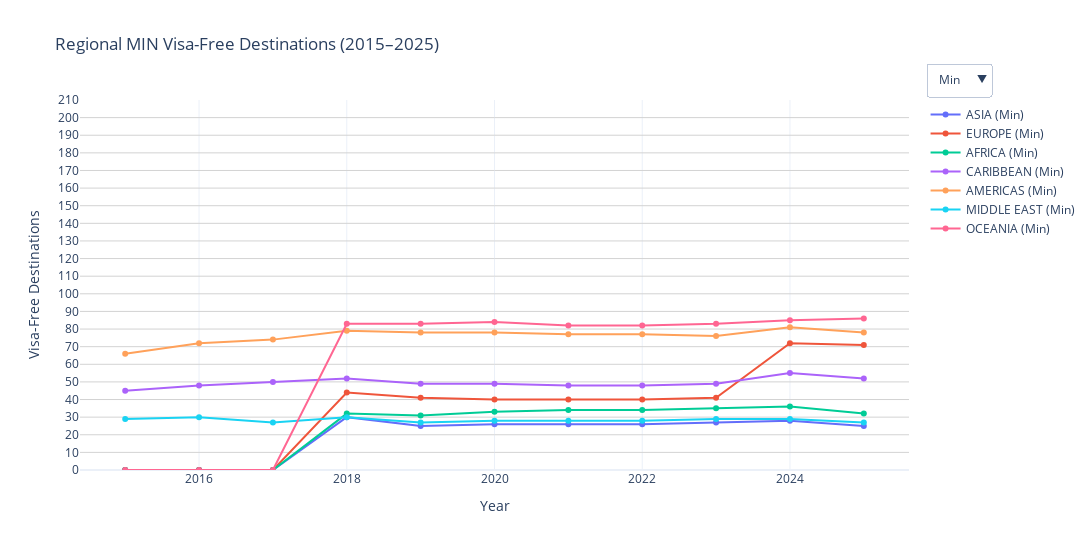

Write notebook code for a chart like this one.
### Code cell
# ========= B) Per-region min/max by year, with dropdown =========
reg = (rank_filtered
       .groupby(['year','region'], as_index=False)
       .agg(min_vf=('visa_free_count','min'),
            max_vf=('visa_free_count','max')))

# Build traces: one per region for Min, one per region for Max
fig_reg_mm = go.Figure()

# Keep a visibility mask we’ll toggle via dropdown

vis_min = []
vis_max = []

for r in regions:
    df_r = reg[reg['region'] == r]
    # Min trace for region r
    fig_reg_mm.add_trace(go.Scatter(
        x=df_r['year'], y=df_r['min_vf'],
        mode='lines+markers', name=f'{r} (Min)',
        line=dict(width=2), marker=dict(size=6),
        marker_color=region_colors[r],
        hovertemplate='Year: %{x}<br>Region: '+r+'<br>Min: %{y}<extra></extra>',
        visible=True  # start with Min view
    ))
    vis_min.append(True)
    vis_max.append(False)

for r in regions:
    df_r = reg[reg['region'] == r]
    # Max trace for region r
    fig_reg_mm.add_trace(go.Scatter(
        x=df_r['year'], y=df_r['max_vf'],
        mode='lines+markers', name=f'{r} (Max)',
        line=dict(width=2),
        marker=dict(size=6),
        marker_color=region_colors[r],
        hovertemplate='Year: %{x}<br>Region: '+r+'<br>Max: %{y}<extra></extra>',
        visible=False  # hidden initially
    ))

# Dropdown to toggle Min vs Max
buttons = [
    dict(label='Min', method='update',
         args=[{'visible': vis_min + [False]*len(regions)},
               {'title':'Regional MIN Visa-Free Destinations (2015–2025)'}]),
    dict(label='Max', method='update',
         args=[{'visible': [False]*len(regions) + [True]*len(regions)},
               {'title':'Regional MAX Visa-Free Destinations (2015–2025)'}]),
]

fig_reg_mm.update_layout(
    title='Regional MIN Visa-Free Destinations (2015–2025)',
    xaxis_title='Year',
    yaxis_title='Visa-Free Destinations',
    yaxis=dict(range=[0, 210], dtick=10, showgrid=True, gridcolor='lightgrey'),
    template='plotly_white',
    width=1200, height=550,
    updatemenus=[dict(type='dropdown', buttons=buttons, x=1.02, xanchor='left', y=1.1)]
)

fig_reg_mm.show()

### Figure 1 — Plotly figure (JSON) as saved in the notebook; plotly's stock layout.template omitted (floating-point values rounded to 4 significant figures)
{"data": [{"hovertemplate": "Year: %{x}<br>Region: ASIA<br>Min: %{y}<extra></extra>", "line": {"width": 2}, "marker": {"color": "#636EFA", "size": 6}, "mode": "lines+markers", "name": "ASIA (Min)", "type": "scatter", "visible": true, "x": [2015, 2016, 2017, 2018, 2019, 2020, 2021, 2022, 2023, 2024, 2025], "y": [0, 0, 0, 30, 25, 26, 26, 26, 27, 28, 25]}, {"hovertemplate": "Year: %{x}<br>Region: EUROPE<br>Min: %{y}<extra></extra>", "line": {"width": 2}, "marker": {"color": "#EF553B", "size": 6}, "mode": "lines+markers", "name": "EUROPE (Min)", "type": "scatter", "visible": true, "x": [2015, 2016, 2017, 2018, 2019, 2020, 2021, 2022, 2023, 2024, 2025], "y": [0, 0, 0, 44, 41, 40, 40, 40, 41, 72, 71]}, {"hovertemplate": "Year: %{x}<br>Region: AFRICA<br>Min: %{y}<extra></extra>", "line": {"width": 2}, "marker": {"color": "#00CC96", "size": 6}, "mode": "lines+markers", "name": "AFRICA (Min)", "type": "scatter", "visible": true, "x": [2015, 2016, 2017, 2018, 2019, 2020, 2021, 2022, 2023, 2024, 2025], "y": [0, 0, 0, 32, 31, 33, 34, 34, 35, 36, 32]}, {"hovertemplate": "Year: %{x}<br>Region: CARIBBEAN<br>Min: %{y}<extra></extra>", "line": {"width": 2}, "marker": {"color": "#AB63FA", "size": 6}, "mode": "lines+markers", "name": "CARIBBEAN (Min)", "type": "scatter", "visible": true, "x": [2015, 2016, 2017, 2018, 2019, 2020, 2021, 2022, 2023, 2024, 2025], "y": [45, 48, 50, 52, 49, 49, 48, 48, 49, 55, 52]}, {"hovertemplate": "Year: %{x}<br>Region: AMERICAS<br>Min: %{y}<extra></extra>", "line": {"width": 2}, "marker": {"color": "#FFA15A", "size": 6}, "mode": "lines+markers", "name": "AMERICAS (Min)", "type": "scatter", "visible": true, "x": [2015, 2016, 2017, 2018, 2019, 2020, 2021, 2022, 2023, 2024, 2025], "y": [66, 72, 74, 79, 78, 78, 77, 77, 76, 81, 78]}, {"hovertemplate": "Year: %{x}<br>Region: MIDDLE EAST<br>Min: %{y}<extra></extra>", "line": {"width": 2}, "marker": {"color": "#19D3F3", "size": 6}, "mode": "lines+markers", "name": "MIDDLE EAST (Min)", "type": "scatter", "visible": true, "x": [2015, 2016, 2017, 2018, 2019, 2020, 2021, 2022, 2023, 2024, 2025], "y": [29, 30, 27, 30, 27, 28, 28, 28, 29, 29, 27]}, {"hovertemplate": "Year: %{x}<br>Region: OCEANIA<br>Min: %{y}<extra></extra>", "line": {"width": 2}, "marker": {"color": "#FF6692", "size": 6}, "mode": "lines+markers", "name": "OCEANIA (Min)", "type": "scatter", "visible": true, "x": [2015, 2016, 2017, 2018, 2019, 2020, 2021, 2022, 2023, 2024, 2025], "y": [0, 0, 0, 83, 83, 84, 82, 82, 83, 85, 86]}, {"hovertemplate": "Year: %{x}<br>Region: ASIA<br>Max: %{y}<extra></extra>", "line": {"width": 2}, "marker": {"color": "#636EFA", "size": 6}, "mode": "lines+markers", "name": "ASIA (Max)", "type": "scatter", "visible": false, "x": [2015, 2016, 2017, 2018, 2019, 2020, 2021, 2022, 2023, 2024, 2025], "y": [171, 173, 173, 190, 190, 191, 192, 192, 193, 194, 193]}, {"hovertemplate": "Year: %{x}<br>Region: EUROPE<br>Max: %{y}<extra></extra>", "line": {"width": 2}, "marker": {"color": "#EF553B", "size": 6}, "mode": "lines+markers", "name": "EUROPE (Max)", "type": "scatter", "visible": false, "x": [2015, 2016, 2017, 2018, 2019, 2020, 2021, 2022, 2023, 2024, 2025], "y": [173, 177, 176, 188, 188, 189, 190, 190, 190, 194, 189]}, {"hovertemplate": "Year: %{x}<br>Region: AFRICA<br>Max: %{y}<extra></extra>", "line": {"width": 2}, "marker": {"color": "#00CC96", "size": 6}, "mode": "lines+markers", "name": "AFRICA (Max)", "type": "scatter", "visible": false, "x": [2015, 2016, 2017, 2018, 2019, 2020, 2021, 2022, 2023, 2024, 2025], "y": [129, 133, 137, 152, 151, 151, 152, 152, 153, 156, 156]}, {"hovertemplate": "Year: %{x}<br>Region: CARIBBEAN<br>Max: %{y}<extra></extra>", "line": {"width": 2}, "marker": {"color": "#AB63FA", "size": 6}, "mode": "lines+markers", "name": "CARIBBEAN (Max)", "type": "scatter", "visible": false, "x": [2015, 2016, 2017, 2018, 2019, 2020, 2021, 2022, 2023, 2024, 2025], "y": [139, 141, 143, 161, 159, 161, 161, 161, 163, 165, 163]}, {"hovertemplate": "Year: %{x}<br>Region: AMERICAS<br>Max: %{y}<extra></extra>", "line": {"width": 2}, "marker": {"color": "#FFA15A", "size": 6}, "mode": "lines+markers", "name": "AMERICAS (Max)", "type": "scatter", "visible": false, "x": [2015, 2016, 2017, 2018, 2019, 2020, 2021, 2022, 2023, 2024, 2025], "y": [172, 174, 172, 186, 184, 185, 185, 186, 186, 188, 184]}, {"hovertemplate": "Year: %{x}<br>Region: MIDDLE EAST<br>Max: %{y}<extra></extra>", "line": {"width": 2}, "marker": {"color": "#19D3F3", "size": 6}, "mode": "lines+markers", "name": "MIDDLE EAST (Max)", "type": "scatter", "visible": false, "x": [2015, 2016, 2017, 2018, 2019, 2020, 2021, 2022, 2023, 2024, 2025], "y": [145, 147, 148, 161, 172, 170, 174, 175, 178, 183, 184]}, {"hovertemplate": "Year: %{x}<br>Region: OCEANIA<br>Max: %{y}<extra></extra>", "line": {"width": 2}, "marker": {"color": "#FF6692", "size": 6}, "mode": "lines+markers", "name": "OCEANIA (Max)", "type": "scatter", "visible": false, "x": [2015, 2016, 2017, 2018, 2019, 2020, 2021, 2022, 2023, 2024, 2025], "y": [170, 171, 172, 183, 182, 185, 186, 186, 186, 189, 187]}], "layout": {"height": 550, "title": {"text": "Regional MIN Visa-Free Destinations (2015–2025)"}, "updatemenus": [{"buttons": [{"args": [{"visible": [true, true, true, true, true, true, true, false, false, false, false, false, false, false]}, {"title": "Regional MIN Visa-Free Destinations (2015–2025)"}], "label": "Min", "method": "update"}, {"args": [{"visible": [false, false, false, false, false, false, false, true, true, true, true, true, true, true]}, {"title": "Regional MAX Visa-Free Destinations (2015–2025)"}], "label": "Max", "method": "update"}], "type": "dropdown", "x": 1.02, "xanchor": "left", "y": 1.1}], "width": 1200, "xaxis": {"title": {"text": "Year"}}, "yaxis": {"dtick": 10, "gridcolor": "lightgrey", "range": [0, 210], "showgrid": true, "title": {"text": "Visa-Free Destinations"}}}}
